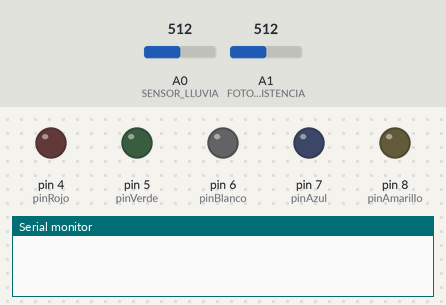
Simulated run of this sketch. Board: Arduino Uno, built with avr-gcc and run on an emulated ATmega328P. Shown: output pins drawn as LEDs (lit = HIGH), the last lines printed to the serial monitor. The test bench sets the inputs (shaded band); at power-on: A1 (FOTORESISTENCIA) = 512, A0 (SENSOR_LLUVIA) = 512. WiFi joins after 1.5 s; servers stay silent unless stated.

Above: at 3.1 s.
3.2 s: A1 (FOTORESISTENCIA) set to 313
13.4 s: A1 (FOTORESISTENCIA) set to 288
At 17.2 s:
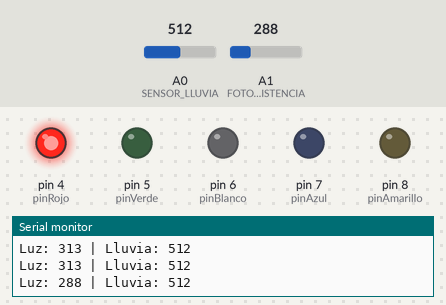
23.4 s: A1 (FOTORESISTENCIA) set to 306
At 27.2 s:
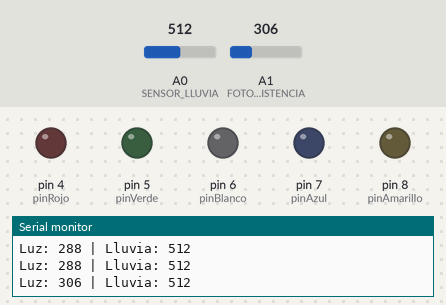
28.4 s: A1 (FOTORESISTENCIA) set to 290
At 32.2 s:
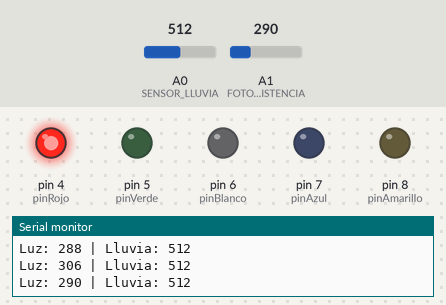
Timing chart, 0 to 33.7 s (numbered marks = the images above; inputs shaded):
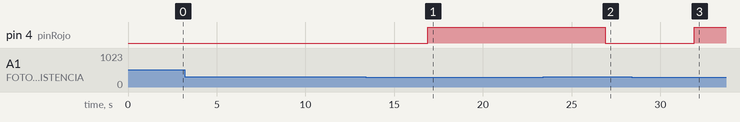

The sketch:

PROYECTO_FINAL.ino
```cpp
// 📌 Colocar sus credenciales ORIGINALES
#define BLYNK_TEMPLATE_ID "TMPL2WgwudIxY"
#define BLYNK_TEMPLATE_NAME "ProyectoFinalIOT"
#define BLYNK_AUTH_TOKEN "NMI9BorKtYi53_qUGxuv0106zGmU-J_l"
#define BLYNK_PRINT Serial

// 📌 Librerías necesarias
#include <ESP8266_Lib.h>
#include <BlynkSimpleShieldEsp8266.h>

// 📌 SSID y password red WiFi
char ssid[] = "NETLIFE Cris";
char pass[] = "1712053295OK";
char token[] = BLYNK_AUTH_TOKEN;

// 📌 Conexión ESP8266 con Arduino
#include <SoftwareSerial.h>
SoftwareSerial EspSerial(2, 3);  // RX, TX
ESP8266 wifi(&EspSerial);

// 📌 Pines de Sensores
#define SENSOR_LLUVIA A0   // Sensor de Agua (V10)
#define FOTORESISTENCIA A1  // FotoResistencia (V9)

// 📌 Pines de Luces
int pinRojo = 4;       // Luz ROJA - Patio (V4)
int pinVerde = 5;      // Luz VERDE - Sala (V5)
int pinBlanco = 6;     // Luz BLANCA - Cocina (V6)
int pinAzul = 7;       // Luz AZUL - Habitación (V7)
int pinAmarillo = 8;   // Luz AMARILLA - Baño (V8)

// 📌 Variables de Estado
bool lluviaDetectada = false; // Para evitar notificaciones repetitivas

// 📌 Timer para ejecución estable
BlynkTimer timer;

// 📌 Función para enviar datos de sensores cada 5 segundos
void enviarDatosSensores() {
    if (Blynk.connected()) {
        int valorLuz = analogRead(FOTORESISTENCIA);
        int lluvia = analogRead(SENSOR_LLUVIA);

        // Enviar datos a Blynk
        Blynk.virtualWrite(V9, valorLuz);
        Blynk.virtualWrite(V10, lluvia);

        // Mostrar datos en consola
        Serial.print("Luz: ");
        Serial.print(valorLuz);
        Serial.print(" | Lluvia: ");
        Serial.println(lluvia);

        // 📌 Iluminación automática del Patio
        if (valorLuz < 300) {
            digitalWrite(pinRojo, HIGH);
            Blynk.virtualWrite(V15, 1);
        } else {
            digitalWrite(pinRojo, LOW);
            Blynk.virtualWrite(V15, 0);
        }

        // 📌 Notificación de lluvia (Solo se envía una vez cuando comienza a llover)
        if (lluvia < 200 && !lluviaDetectada) {
            Serial.println("🌧️ Lluvia detectada. Enviando notificación...");
            Blynk.logEvent("lluvia_detectada", "¡Está lloviendo!"); // Notificación en Blynk
            lluviaDetectada = true;  // Marcar que ya se notificó la lluvia
        }
    }
}

// 📌 Configuración Inicial
void setup() {
    pinMode(pinRojo, OUTPUT);
    pinMode(pinVerde, OUTPUT);
    pinMode(pinBlanco, OUTPUT);
    pinMode(pinAzul, OUTPUT);
    pinMode(pinAmarillo, OUTPUT);

    Serial.begin(9600);
    EspSerial.begin(9600);
    delay(100);

    // 📌 Intentar conectar a Blynk
    Blynk.begin(token, wifi, ssid, pass);

    // 📌 Timers
    timer.setInterval(5000L, enviarDatosSensores);
}

void loop() {
    if (Blynk.connected()) {
        Blynk.run();
    }
    timer.run();
}
```

Measured:
- the behaviour switches between 300 and 299 on A1 (FOTORESISTENCIA) (found by bisection; images 0 and 1)
- after the input at 13.4 s, pin 4 (pinRojo): LOW → HIGH after 3.5 s
- after the input at 23.4 s, pin 4 (pinRojo): HIGH → LOW after 3.5 s
- after the input at 28.4 s, pin 4 (pinRojo): LOW → HIGH after 3.5 s
